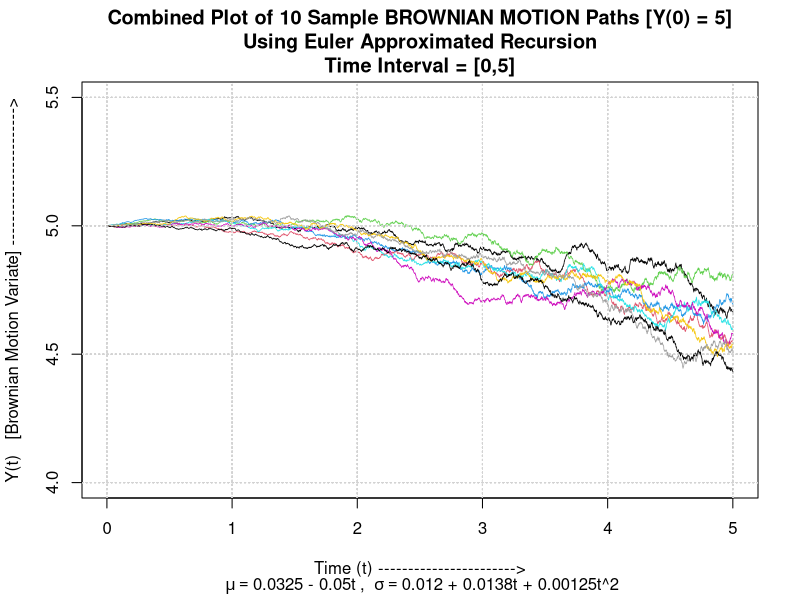

This figure's R source:
mu<-function(t){

	return(0.0325 - 0.05*t)
}

sigma<-function(t){

	return(0.012 + 0.0138*t + 0.00125*(t^2))
}

brownian_motion<-function(num){		#num is the number of sample paths required

	set.seed(345989)
	Z<-rnorm(5000*num)
	Y<-vector()
	
	count <- 1
	Interval<-5/5000
	col<-0
	sum_y2<-0
	sum_y5<-0

	svg("Q3.svg")			#Scalable Vector Graphics (SVG) Format

	while(count <= (num*5000)){

		temp_count<-0
		t<-1
		Y[1]<-5
		time<-0

		while(temp_count < 5000){

			Y[t+1] <- Y[t] + sigma(time)*sqrt(Interval)*Z[count] + mu(time)*(Interval)
			temp_count<-temp_count+1
			t<-t+1
			count<-count+1
			time<-time+Interval
		}

		sum_y2<-sum_y2 + Y[2000]
		sum_y5<-sum_y5 + Y[5000]
	
		if(col == 0){

			plot(Y, type = "l", col = col, ylim = c(4, 5.5), xaxt = "n", xlab = "Time (t) ----------------------->", ylab = "Y(t)   [Brownian Motion Variate] ----------------------->", main = paste("Combined Plot of 10 Sample BROWNIAN MOTION Paths [Y(0) = 5]\nUsing Euler Approximated Recursion\nTime Interval = [0,5]"), sub = bquote("\n\n"~bold(mu)==.("0.0325 - 0.05t")~", "~sigma==.("0.012 + 0.0138t + 0.00125t^2")))

			axis(side = 1,at = c(0,1000,2000,3000,4000,5000),labels = c(0,1,2,3,4,5))
		}
	
		else
			lines(Y, type = "l", col = col, lwd = 0.7)
		
		
		par(new=TRUE)
		
		grid()
		col<-col+1
	}

	dev.off()	

	print(paste("Expected Value of Y[2] : ", sum_y2/10), quote = FALSE)
	print(paste("Expected Value of Y[5] : ", sum_y5/10), quote = FALSE)
}

brownian_motion(10)


